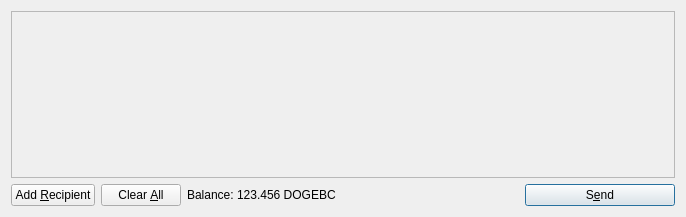
<?xml version="1.0" encoding="UTF-8"?>
<ui version="4.0">
 <class>SendCoinsDialog</class>
 <widget class="QDialog" name="SendCoinsDialog">
  <property name="geometry">
   <rect>
    <x>0</x>
    <y>0</y>
    <width>686</width>
    <height>217</height>
   </rect>
  </property>
  <property name="windowTitle">
   <string>Send Coins</string>
  </property>
  <layout class="QVBoxLayout" name="verticalLayout">
   <item>
    <widget class="QScrollArea" name="scrollArea">
     <property name="widgetResizable">
      <bool>true</bool>
     </property>
     <widget class="QWidget" name="scrollAreaWidgetContents">
      <property name="geometry">
       <rect>
        <x>0</x>
        <y>0</y>
        <width>666</width>
        <height>165</height>
       </rect>
      </property>
      <layout class="QVBoxLayout" name="verticalLayout_2">
       <property name="margin">
        <number>0</number>
       </property>
       <item>
        <layout class="QVBoxLayout" name="entries">
         <property name="spacing">
          <number>6</number>
         </property>
        </layout>
       </item>
       <item>
        <spacer name="verticalSpacer">
         <property name="orientation">
          <enum>Qt::Vertical</enum>
         </property>
         <property name="sizeHint" stdset="0">
          <size>
           <width>20</width>
           <height>40</height>
          </size>
         </property>
        </spacer>
       </item>
      </layout>
     </widget>
    </widget>
   </item>
   <item>
    <layout class="QHBoxLayout" name="horizontalLayout">
     <item>
      <widget class="QPushButton" name="addButton">
       <property name="toolTip">
        <string>Send to multiple recipients at once</string>
       </property>
       <property name="text">
        <string>Add &amp;Recipient</string>
       </property>
       <property name="icon">
        <iconset resource="../bitcoin.qrc">
         <normaloff>:/icons/add</normaloff>:/icons/add</iconset>
       </property>
       <property name="autoDefault">
        <bool>false</bool>
       </property>
      </widget>
     </item>
     <item>
      <widget class="QPushButton" name="clearButton">
       <property name="sizePolicy">
        <sizepolicy hsizetype="Minimum" vsizetype="Fixed">
         <horstretch>0</horstretch>
         <verstretch>0</verstretch>
        </sizepolicy>
       </property>
       <property name="toolTip">
        <string>Remove all transaction fields</string>
       </property>
       <property name="text">
        <string>Clear &amp;All</string>
       </property>
       <property name="icon">
        <iconset resource="../bitcoin.qrc">
         <normaloff>:/icons/remove</normaloff>:/icons/remove</iconset>
       </property>
       <property name="autoRepeatDelay">
        <number>300</number>
       </property>
       <property name="autoDefault">
        <bool>false</bool>
       </property>
      </widget>
     </item>
     <item>
      <layout class="QHBoxLayout" name="horizontalLayout_2">
       <property name="spacing">
        <number>3</number>
       </property>
       <item>
        <widget class="QLabel" name="label">
         <property name="text">
          <string>Balance:</string>
         </property>
        </widget>
       </item>
       <item>
        <widget class="QLabel" name="labelBalance">
         <property name="cursor">
          <cursorShape>IBeamCursor</cursorShape>
         </property>
         <property name="text">
          <string>123.456 DOGEBC</string>
         </property>
         <property name="textInteractionFlags">
          <set>Qt::LinksAccessibleByMouse|Qt::TextSelectableByKeyboard|Qt::TextSelectableByMouse</set>
         </property>
        </widget>
       </item>
      </layout>
     </item>
     <item>
      <spacer name="horizontalSpacer">
       <property name="orientation">
        <enum>Qt::Horizontal</enum>
       </property>
       <property name="sizeHint" stdset="0">
        <size>
         <width>40</width>
         <height>20</height>
        </size>
       </property>
      </spacer>
     </item>
     <item>
      <widget class="QPushButton" name="sendButton">
       <property name="minimumSize">
        <size>
         <width>150</width>
         <height>0</height>
        </size>
       </property>
       <property name="toolTip">
        <string>Confirm the send action</string>
       </property>
       <property name="text">
        <string>S&amp;end</string>
       </property>
       <property name="icon">
        <iconset resource="../bitcoin.qrc">
         <normaloff>:/icons/send</normaloff>:/icons/send</iconset>
       </property>
       <property name="default">
        <bool>true</bool>
       </property>
      </widget>
     </item>
    </layout>
   </item>
  </layout>
 </widget>
 <resources>
  <include location="../bitcoin.qrc"/>
 </resources>
 <connections/>
</ui>
